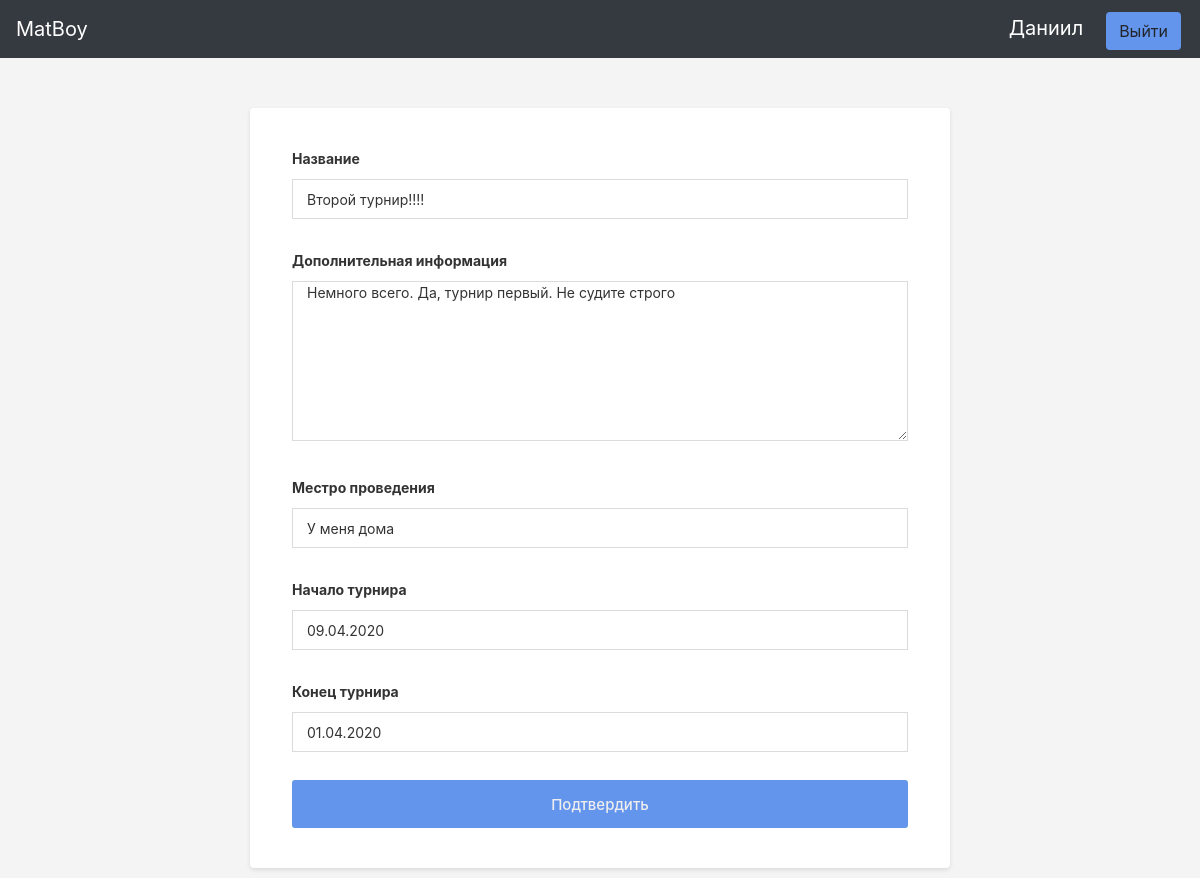
The page /edit_tournament/1 (signed in) on the database its author committed.
### data/user.py (models this page shows, shortened)
class User(BaseModel, UserMixin):
    __tablename__ = "users"
    __repr_attrs__ = ["surname", "name"]
    serialize_only = ("id",
                      "name",
                      "surname",
                      "patronymic",
                      "fullname",
                      "city",
                      "birthday",
                      "email",
                      "is_creator",
                      )
    short_serialize_only = ("id",
                            'name',
                            'surname',
                            "fullname",
                            "email"
                            )
    surname = sa.Column(sa.String, nullable=False)
    name = sa.Column(sa.String, nullable=False)
    patronymic = sa.Column(sa.String, nullable=True)
    city = sa.Column(sa.String, nullable=True)
    birthday = sa.Column(sa.Date)
    email = sa.Column(sa.String, index=True, unique=True, nullable=True)
    hashed_password = sa.Column(sa.String, nullable=True)
    is_creator = sa.Column(sa.Boolean, default=False)
    @property
    def fullname(self):
        if self.patronymic:
            return f"{self.surname} {self.name} {self.patronymic}"
        else:
            return f"{self.surname} {self.name}"
    @property
    def is_admin(self):
        return self.id == 1

### data/tournament.py (models this page shows)
class Tournament(BaseModel):
    __tablename__ = "tournaments"
    __repr_attrs__ = ["title", "chief"]
    title = sa.Column(sa.String, unique=True)
    description = sa.Column(sa.Text, nullable=True)
    place = sa.Column(sa.String, nullable=True)
    start = sa.Column(sa.Date, nullable=True)
    end = sa.Column(sa.Date, nullable=True)
    chief_id = sa.Column(sa.Integer, sa.ForeignKey("users.id"))
    chief = orm.relationship("User", backref="tournaments")
    def have_permission(self, user):
        return user.is_admin or self.chief == user

### app/web_pages.py (the view)
@blueprint.route("/edit_tournament/<int:tour_id>", methods=["POST", "GET"])
@login_required
def tournament_edit_page(tour_id: int):
    session = create_session()
    tour = session.query(Tournament).get(tour_id)
    if not tour.have_permission(current_user):
        abort(403)
    form = TournamentInfoForm()
    if form.validate_on_submit():
        new_title = form.title.data
        if (new_title != tour.title) and (
                session.query(Tournament).filter(Tournament.title == new_title).first()):
            form.title.errors.append("Турнир с таким названием уже существует")
            return render_template("tournament_editor.html", form=form)
        tour.title = new_title
        tour.description = form.description.data
        tour.place = form.place.data
        tour.start = form.start.data
        tour.end = form.end.data
        session.merge(tour)
        session.commit()
        return back_redirect(f"/tournament_console/{tour_id}")
    elif not form.is_submitted():
        form.title.data = tour.title
        form.description.data = tour.description
        form.place.data = tour.place
        form.start.data = tour.start
        form.end.data = tour.end
    return render_template("tournament_editor.html", form=form)

### app/forms.py
class TournamentInfoForm(FlaskForm):
    title = StringField("Название", validators=[DataRequired()])
    description = TextAreaField("Дополнительная информация")
    place = StringField("Местро проведения")
    start = NullableDateField("Начало турнира", format=DATE_FORMAT)
    end = NullableDateField("Конец турнира", format=DATE_FORMAT)
    submit = SubmitField("Подтвердить")

### app/web_pages.py (called while the page is built)
@login_manager.user_loader
def load_user(user_id) -> User:
    session = create_session()
    return session.query(User).get(user_id)

### data/db_session.py (called while the page is built)
def create_session() -> Session:
    global __factory
    return __factory()

### templates/tournament_editor.html (shortened to what this page needs)
{% extends 'base_form.html' %}
{% from "form_macroses.html" import form_field, field_errors %}
{% block form %}
<form
  class="form form_tournament"
  method="post"
  data-remote="true"
  autocomplete="off"
>
  <fieldset class="form__fields">
    {{form_field(form.title)}}
      {{form.title.label(for="title_field", class="form__field-label")}}
      {{form.title(
          type="text",
          class="form__field-input",
          autocomplete="off"
      )}}
    </div>
    {{form_field(form.description)}}
      {{form.description.label(class="form__field-label")}}
      {{form.description(
          class="form__field-input",
          autocomplete="off"
      )}}
    </div>
    {{form_field(form.place)}}
      {{form.place.label(class="form__field-label")}}
      {{form.place(
          type="text",
          class="form__field-input",
          autocomplete="off"
      )}}
    </div>
      {{form_field(form.start)}}
      {{form.start.label(class="form__field-label")}}
      {{form.start(
          type="text",
          class="form__field-input datepicker-here",
          autocomplete="off"
      )}}
    </div>
    {{form_field(form.end)}}
      {{form.end.label(class="form__field-label")}}
      {{form.end(
          type="text",
          class="form__field-input datepicker-here",
          autocomplete="off"
      )}}
    </div>
    <div class="form__buttons s-buttons">
      {{form.submit(
          type="submit",
          id="registration_button",
          class="button button_wide button_primary"
      )}}
    </div>
  </fieldset>
</form>
{% endblock form %}

### templates/base.html (shortened to what this page needs)
<!DOCTYPE html>
<html lang="en">
  <head>
    {% block head %}
    <link
      rel="stylesheet"
      href="https://stackpath.bootstrapcdn.com/bootstrap/4.4.1/css/bootstrap.min.css"
    />
    <link href="{{url_for('static', filename='node_modules/air-datepicker/dist/css/datepicker.min.css')}}" rel="stylesheet" type="text/css">
    <link rel="stylesheet" type="text/css" href="{{url_for('static', filename='css/style.css')}}" />
    {% endblock head %}
  </head>
  <body>
    {% block header %}
    <header class="">
      <nav class="navbar navbar-dark bg-dark">
        <a class="navbar-brand logo", href="/">MatBoy</a>
        <div class="login_manager">
            {% if current_user.is_authenticated %}
              <a
                class="navbar-brand"
                href="/profile/{{current_user.id}}"
              >
                {{ current_user.name }}
              </a>
              <a class="btn button_primary" onclick="redirectWithStep(event);" href="/logout">
                Выйти
              </a>
            {% endif %}
        </div>
      </nav>
    </header>
    {% endblock header %}
    {% block main %}
    <main role="main" class="container">
      {% block content %}
      {% endblock content%}
    </main>
    {% endblock main %}
  </body>
</html>

### static/css/style.css (style rules this page uses)
body { height: 100%; background: #f4f4f4; font-size: 14px; font-weight: normal; font-family: "-apple-system",BlinkMacSystemFont,Arial,sans-serif; }
form { margin-top: 0em; display: block; }
fieldset { display: block; margin-inline-start: 2px; margin-inline-end: 2px; padding-block-start: 0.35em; padding-inline-start: 0.75em; padding-inline-end: 0.75em; padding-block-end: 0.625em; min-inline-size: min-content; border-width: 2px; border-style: groove; border-color: threedface; border-image: initial; }
.form__fields { border: 0; padding: 0; }
.form__field-label { -webkit-font-smoothing: antialiased; -moz-osx-font-smoothing: grayscale; line-height: 16px; color: #333; font-size: 14px; font-family: "-apple-system",BlinkMacSystemFont,Arial,sans-serif; font-weight: 700; margin-bottom: 12px; display: inline-block; width: 100%; vertical-align: baseline; }
.form__field-input { width: 100%; height: 40px; background: #FFF; border: 1px solid #DBDBDB; padding: 0 14px; box-sizing: border-box; font-size: 14px; font-family: "-apple-system",BlinkMacSystemFont,Arial,sans-serif; color: #333; }
textarea.form__field-input { height: 160px; }
.form__buttons { margin-top: 28px; }
.button { -webkit-font-smoothing: antialiased; -moz-osx-font-smoothing: grayscale; display: flex; align-items: center; padding: 0 16px; border-radius: 3px; border: 0; box-shadow: none; height: 40px; line-height: 15px; color: #333; font-size: 15px; font-family: "-apple-system",BlinkMacSystemFont,Arial,sans-serif; font-weight: 500; justify-content: center; text-align: center; cursor: pointer; }
.button_wide { width: 100%; padding: 0; height: 48px; }
.button_primary { color: #eee; background-color: cornflowerblue; }
.login_manager>.btn { color: inherit; margin: 0 3px; }
input { -webkit-writing-mode: horizontal-tb !important; writing-mode: horizontal-tb !important; text-rendering: auto; color: -internal-light-dark-color(black, white); letter-spacing: normal; word-spacing: normal; text-transform: none; text-indent: 0px; text-shadow: none; display: inline-block; text-align: start; -webkit-appearance: textfield; background-color: -internal-light-dark-color(white, black); -webkit-rtl-ordering: logical; cursor: text; margin: 0em; font: 400 13.3333px Arial; padding: 1px 0px; border-width: 2px; border-style: inset; border-color: initial; border-image: initial; }
button, input { overflow: visible; }
fieldset { border-width: 0; }

### rows shown on the page
User: name "Даниил"
Tournament: title "Второй турнир!!!!", description "Немного всего. Да, турнир первый. Не судите строго", place "У меня дома", start "09.04.2020", end "01.04.2020"
